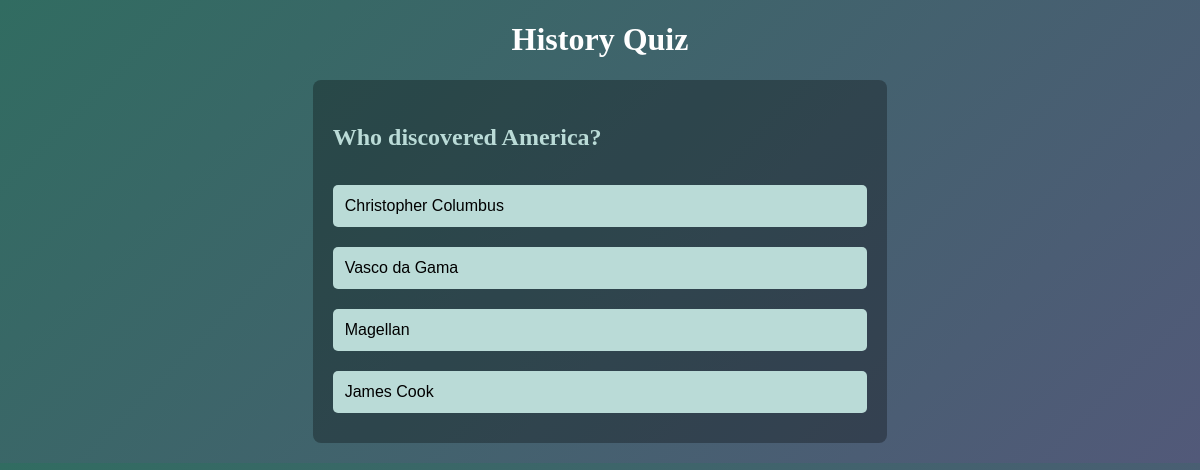
The page /quiz/History/ (signed in) on the database its author committed.
### quiz/models.py (models this page shows, shortened)
class QuizGenre(models.Model):
    name = models.CharField(max_length=100, unique=True)

class QuizQuestion(models.Model):
    DIFFICULTY_CHOICES = [
        ('easy', 'Easy'),
        ('medium', 'Medium'),
        ('hard', 'Hard')
    ]
    question_text = models.TextField()
    difficulty = models.CharField(max_length=10, choices=DIFFICULTY_CHOICES, default='medium')
    genre = models.ForeignKey(QuizGenre, related_name='questions', on_delete=models.SET_NULL, null=True)

class QuizOption(models.Model):
    question = models.ForeignKey(QuizQuestion, related_name='options', on_delete=models.CASCADE)
    option_text = models.CharField(max_length=255)
    is_correct = models.BooleanField(default=False)

### quiz/views.py (the view, shortened to what this page needs)
# urls.py: path('quiz/<str:genre>/', views.quiz, name='quiz'),
@login_required(login_url='/login')
def quiz(request,genre):
    try:
        genre = QuizGenre.objects.get(name=genre)
        questions = QuizQuestion.objects.filter(genre=genre).order_by('difficulty')
        session = QuizSession.objects.filter(user=request.user,is_active=True).first()
        index = 1
        quiz_data = []
        for question in questions:
            options = QuizOption.objects.filter(question=question)
            quiz_data.append({
                'id':question.id,
            'question_text': question.question_text,
            'difficulty': question.difficulty,
            'options':options,
        })
        return render(request,'quiz/quiz.html',{'genre':genre.name,"question":quiz_data[index-1],'index':index,'numbers':[1,2,3,4]})
    except:
        if session:
            session.is_active = False
        messages.error(request, 'An unexpected error occured.')
        return HttpResponseRedirect('/home')

### quiz/templates/quiz/quiz.html (shortened to what this page needs)
{% extends "base.html" %}
{% block body %}
<div class="quiz-header">
    <h1>{{ genre }} Quiz</h1>
</div>
    <div class="quiz-container">
            <form action="" method='POST'>
                <div class="quiz-question">
                    <h3>{{ question.question_text }}</h3>
                    {% for option in question.options %}
                        <button
                            type="button"
                            class="quiz-option-btn"
                            name="option"
                            id="{{option.option_text}}"
                            value="{{option.option_text}}"
                            onclick="selectOption(this.value,'{{option.option_text}}')"
                        >
                            {{ option.option_text }}
                        </button>
                    {% endfor %}
                </div>
            </form>
    </div>
{% endblock %}

### quiz/templates/quiz/quiz.html (style rules this page uses)
body { background: linear-gradient(135deg,rgb(49, 108, 97),rgb(82, 89, 121)); }
.quiz-container { width:fit-content; display: flex; justify-content: center; justify-self: center; margin: 20px; padding: 20px; background-color: rgba(0,0,0,0.3) ; border-radius: 8px; }
.quiz-header { text-align: center; margin-bottom: 20px; color:white }
.quiz-question h3 { font-size: 24px; color: #badbd7; }
.quiz-option-btn { width: 100%; padding: 12px; margin: 10px 0; background-color: #badbd7; border: none; border-radius: 5px; font-size: 16px; cursor: pointer; text-align: left; }

### rows shown on the page
QuizGenre: name "History"
QuizQuestion: question_text "Who discovered America?"
QuizOption: option_text "Christopher Columbus"
QuizOption: option_text "Vasco da Gama"
QuizOption: option_text "Magellan"
QuizOption: option_text "James Cook"
